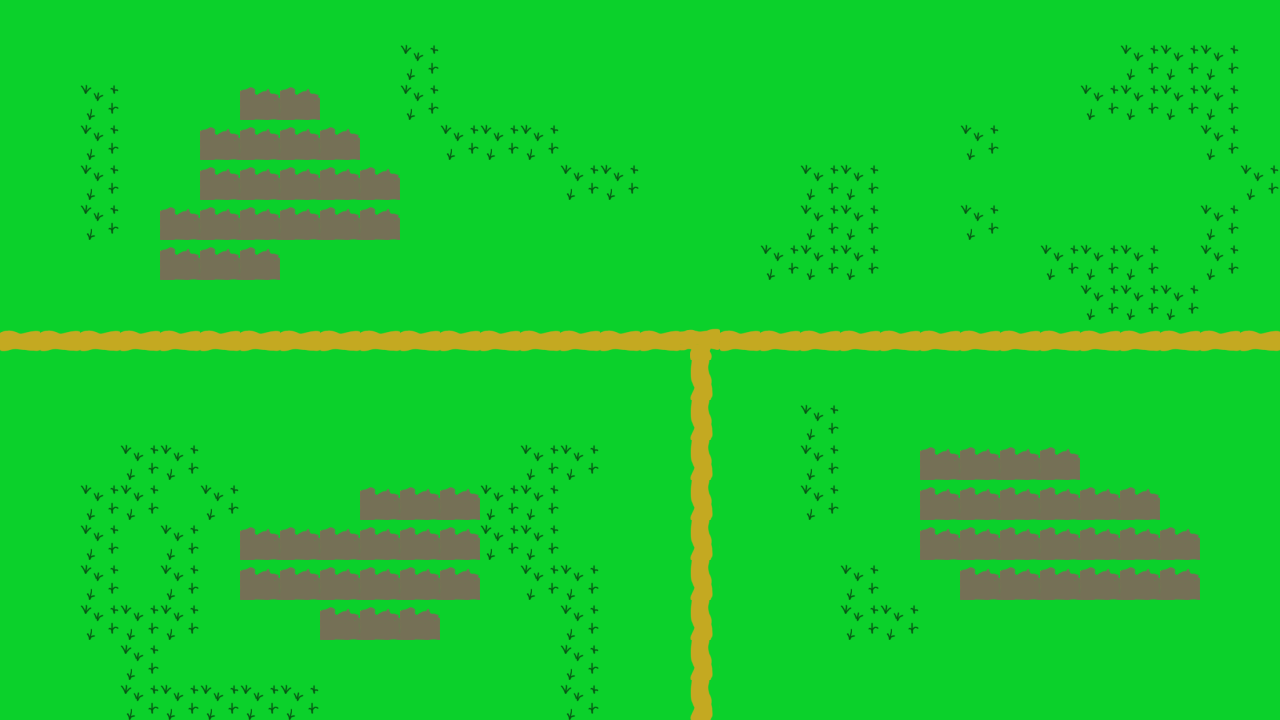

This game map was drawn from its Tiled (.tmx) file and the tilesets committed beside it. A one-line description and the full map source follow:
An orthogonal 32x18 tile map with 40x40 px tiles, 1 tile layer (Tile Layer 1).

<map version="1.10" tiledversion="1.11.2" orientation="orthogonal" renderorder="right-down" width="32" height="18" tilewidth="40" tileheight="40" infinite="0" nextlayerid="2" nextobjectid="1">
 <tileset firstgid="1" name="test-map" tilewidth="40" tileheight="40" tilecount="100" columns="10">
  <image source="test-map.png" width="400" height="400" />
 </tileset>
 <layer id="1" name="Tile Layer 1" width="32" height="18">
  <data encoding="csv">
7,7,7,7,7,7,7,7,7,7,7,7,7,7,7,7,7,7,7,7,7,7,7,7,7,7,7,7,7,7,7,7,
7,7,7,7,7,7,7,7,7,7,1,7,7,7,7,7,7,7,7,7,7,7,7,7,7,7,7,7,1,1,1,7,
7,7,1,7,7,7,5,5,7,7,1,7,7,7,7,7,7,7,7,7,7,7,7,7,7,7,7,1,1,1,1,7,
7,7,1,7,7,5,5,5,5,7,7,1,1,1,7,7,7,7,7,7,7,7,7,7,1,7,7,7,7,7,1,7,
7,7,1,7,7,5,5,5,5,5,7,7,7,7,1,1,7,7,7,7,1,1,7,7,7,7,7,7,7,7,7,1,
7,7,1,7,5,5,5,5,5,5,7,7,7,7,7,7,7,7,7,7,1,1,7,7,1,7,7,7,7,7,1,7,
7,7,7,7,5,5,5,7,7,7,7,7,7,7,7,7,7,7,7,1,1,1,7,7,7,7,1,1,1,7,1,7,
7,7,7,7,7,7,7,7,7,7,7,7,7,7,7,7,7,7,7,7,7,7,7,7,7,7,7,1,1,1,7,7,
3,3,3,3,3,3,3,3,3,3,3,3,3,3,3,3,3,4,3,3,3,3,3,3,3,3,3,3,3,3,3,3,
7,7,7,7,7,7,7,7,7,7,7,7,7,7,7,7,7,2,7,7,7,7,7,7,7,7,7,7,7,7,7,7,
7,7,7,7,7,7,7,7,7,7,7,7,7,7,7,7,7,2,7,7,1,7,7,7,7,7,7,7,7,7,7,7,
7,7,7,1,1,7,7,7,7,7,7,7,7,1,1,7,7,2,7,7,1,7,7,5,5,5,5,7,7,7,7,7,
7,7,1,1,7,1,7,7,7,5,5,5,1,1,7,7,7,2,7,7,1,7,7,5,5,5,5,5,5,7,7,7,
7,7,1,7,1,7,5,5,5,5,5,5,1,1,7,7,7,2,7,7,7,7,7,5,5,5,5,5,5,5,7,7,
7,7,1,7,1,7,5,5,5,5,5,5,7,1,1,7,7,2,7,7,7,1,7,7,5,5,5,5,5,5,7,7,
7,7,1,1,1,7,7,7,5,5,5,7,7,7,1,7,7,2,7,7,7,1,1,7,7,7,7,7,7,7,7,7,
7,7,7,1,7,7,7,7,7,7,7,7,7,7,1,7,7,2,7,7,7,7,7,7,7,7,7,7,7,7,7,7,
7,7,7,1,1,1,1,1,7,7,7,7,7,7,1,7,7,2,7,7,7,7,7,7,7,7,7,7,7,7,7,7
</data>
 </layer>
</map>
